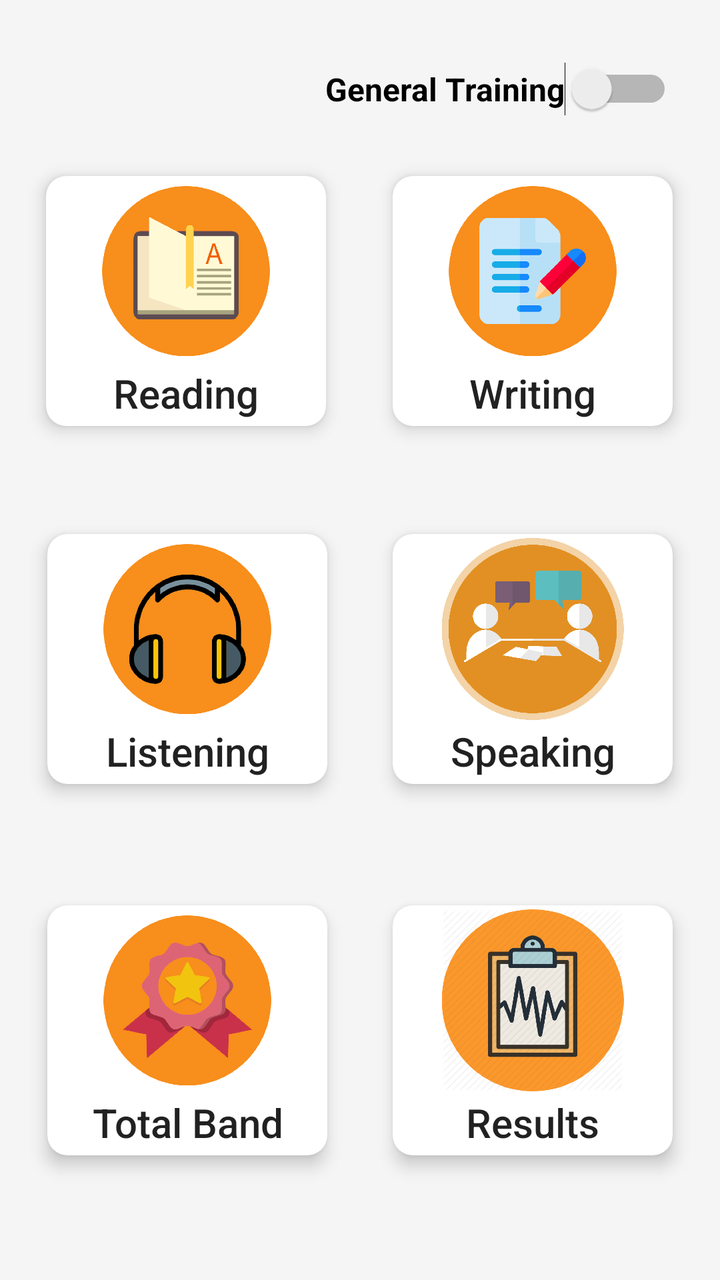
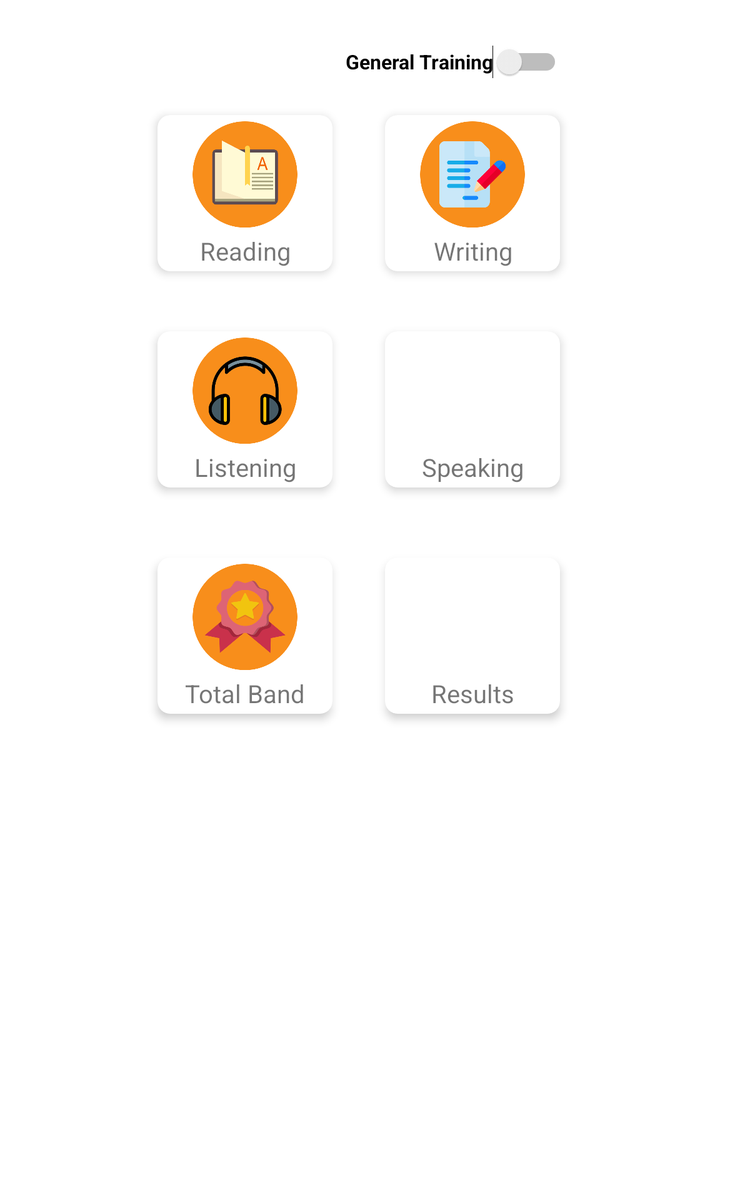

First picture: res/layout/ on a phone held upright. Second picture: the repository's own variant of that layout, on a device whose configuration matches the variant's folder. Source for both follows.
<!-- AndroidManifest.xml: application theme AppTheme -->
<!-- res/layout/fragment_home.xml -->
<?xml version="1.0" encoding="utf-8"?>
<androidx.constraintlayout.widget.ConstraintLayout xmlns:android="http://schemas.android.com/apk/res/android"
    xmlns:app="http://schemas.android.com/apk/res-auto"
    xmlns:tools="http://schemas.android.com/tools"
    android:layout_width="match_parent"
    android:layout_height="match_parent"
    android:background="#F5F5F5"
    tools:context=".MainActivity">

    <androidx.cardview.widget.CardView
        android:id="@+id/totalBandCard"
        style=""
        android:layout_width="140dp"
        android:layout_height="125dp"
        android:onClick="totalBandScore"
        app:cardCornerRadius="10dp"
        app:cardElevation="5dp"
        app:layout_constraintBottom_toTopOf="@+id/guideline6"
        app:layout_constraintEnd_toStartOf="@+id/guideline8"
        app:layout_constraintStart_toStartOf="@+id/guideline2"
        app:layout_constraintTop_toTopOf="@+id/guideline5">

        <LinearLayout
            android:layout_width="match_parent"
            android:layout_height="match_parent"
            android:orientation="vertical"
            tools:layout_editor_absoluteX="33dp"
            tools:layout_editor_absoluteY="87dp">

            <ImageView
                android:layout_width="match_parent"
                android:layout_height="95dp"
                android:padding="2dp"
                android:src="@drawable/total_band_score" />

            <TextView
                android:layout_width="match_parent"
                android:layout_height="30dp"
                android:text="Total Band"
                android:textAlignment="center"
                android:textAppearance="@style/TextAppearance.AppCompat.Body2"
                android:textSize="20dp"
                tools:layout_editor_absoluteX="33dp"
                tools:layout_editor_absoluteY="182dp" />
        </LinearLayout>

    </androidx.cardview.widget.CardView>

    <androidx.cardview.widget.CardView
        android:id="@+id/speakingCard"
        android:layout_width="140dp"
        android:layout_height="125dp"
        android:onClick="speakingModule"
        app:cardCornerRadius="10dp"
        app:cardElevation="5dp"
        app:layout_constraintBottom_toTopOf="@+id/guideline5"
        app:layout_constraintEnd_toStartOf="@+id/guideline7"
        app:layout_constraintStart_toStartOf="@+id/guideline8"
        app:layout_constraintTop_toTopOf="@+id/guideline4">

        <LinearLayout
            android:layout_width="match_parent"
            android:layout_height="match_parent"
            android:orientation="vertical"
            tools:layout_editor_absoluteX="33dp"
            tools:layout_editor_absoluteY="87dp">

            <ImageView
                android:layout_width="match_parent"
                android:layout_height="95dp"
                android:padding="2dp"
                android:src="@drawable/speaking" />

            <TextView
                android:layout_width="match_parent"
                android:layout_height="30dp"
                android:text="Speaking"
                android:textAlignment="center"
                android:textAppearance="@style/TextAppearance.AppCompat.Body2"
                android:textSize="20dp"
                tools:layout_editor_absoluteX="33dp"
                tools:layout_editor_absoluteY="182dp" />
        </LinearLayout>

    </androidx.cardview.widget.CardView>

    <androidx.cardview.widget.CardView
        android:id="@+id/listeningCard"
        android:layout_width="140dp"
        android:layout_height="125dp"
        android:onClick="listeningModule"
        app:cardCornerRadius="10dp"
        app:cardElevation="5dp"
        app:layout_constraintBottom_toTopOf="@+id/guideline5"
        app:layout_constraintEnd_toStartOf="@+id/guideline8"
        app:layout_constraintStart_toStartOf="@+id/guideline2"
        app:layout_constraintTop_toTopOf="@+id/guideline4">

        <LinearLayout
            android:layout_width="match_parent"
            android:layout_height="match_parent"
            android:orientation="vertical"
            tools:layout_editor_absoluteX="33dp"
            tools:layout_editor_absoluteY="87dp">

            <ImageView
                android:layout_width="match_parent"
                android:layout_height="95dp"
                android:padding="2dp"
                android:src="@drawable/listening_new" />

            <TextView
                android:layout_width="match_parent"
                android:layout_height="30dp"
                android:text="Listening"
                android:textAlignment="center"
                android:textAppearance="@style/TextAppearance.AppCompat.Body2"
                android:textSize="20dp"
                tools:layout_editor_absoluteX="33dp"
                tools:layout_editor_absoluteY="182dp" />
        </LinearLayout>

    </androidx.cardview.widget.CardView>


    <androidx.cardview.widget.CardView
        android:id="@+id/writingCard"
        android:layout_width="140dp"
        android:layout_height="125dp"
        android:onClick="writingModule"
        app:cardCornerRadius="10dp"
        app:cardElevation="5dp"
        app:layout_constraintBottom_toTopOf="@+id/guideline4"
        app:layout_constraintEnd_toStartOf="@+id/guideline7"
        app:layout_constraintStart_toStartOf="@+id/guideline8"
        app:layout_constraintTop_toTopOf="@+id/guideline3">

        <LinearLayout
            android:layout_width="match_parent"
            android:layout_height="match_parent"
            android:orientation="vertical"
            tools:layout_editor_absoluteX="33dp"
            tools:layout_editor_absoluteY="87dp">

            <ImageView
                android:layout_width="match_parent"
                android:layout_height="95dp"
                android:padding="2dp"
                android:src="@drawable/writing_new" />

            <TextView
                android:layout_width="match_parent"
                android:layout_height="30dp"
                android:text="Writing"
                android:textAlignment="center"
                android:textAppearance="@style/TextAppearance.AppCompat.Body2"
                android:textSize="20dp"
                tools:layout_editor_absoluteX="33dp"
                tools:layout_editor_absoluteY="182dp" />
        </LinearLayout>

    </androidx.cardview.widget.CardView>

    <androidx.cardview.widget.CardView
        android:id="@+id/readingCard"
        android:layout_width="140dp"
        android:layout_height="125dp"
        android:onClick="readingModule"
        app:cardCornerRadius="10dp"
        app:cardElevation="5dp"
        app:layout_constraintBottom_toTopOf="@+id/guideline4"
        app:layout_constraintEnd_toStartOf="@+id/guideline8"
        app:layout_constraintHorizontal_bias="0.481"
        app:layout_constraintStart_toStartOf="@+id/guideline2"
        app:layout_constraintTop_toTopOf="@+id/guideline3">

        <LinearLayout
            android:layout_width="match_parent"
            android:layout_height="match_parent"
            android:orientation="vertical"
            tools:layout_editor_absoluteX="33dp"
            tools:layout_editor_absoluteY="87dp">

            <ImageView
                android:layout_width="match_parent"
                android:layout_height="95dp"
                android:padding="2dp"
                android:src="@drawable/reading_new" />

            <TextView
                android:layout_width="match_parent"
                android:layout_height="30dp"
                android:text="Reading"
                android:textAlignment="center"
                android:textAppearance="@style/TextAppearance.AppCompat.Body2"
                android:textSize="20dp"
                tools:layout_editor_absoluteX="33dp"
                tools:layout_editor_absoluteY="182dp" />
        </LinearLayout>

    </androidx.cardview.widget.CardView>

    <androidx.cardview.widget.CardView
        android:id="@+id/resultsCard"
        android:layout_width="140dp"
        android:layout_height="125dp"
        android:onClick="resultsActivity"
        app:cardCornerRadius="10dp"
        app:cardElevation="5dp"
        app:layout_constraintBottom_toTopOf="@+id/guideline6"
        app:layout_constraintEnd_toStartOf="@+id/guideline7"
        app:layout_constraintStart_toStartOf="@+id/guideline8"
        app:layout_constraintTop_toTopOf="@+id/guideline5">

        <LinearLayout
            android:layout_width="match_parent"
            android:layout_height="match_parent"
            android:orientation="vertical"
            tools:layout_editor_absoluteX="33dp"
            tools:layout_editor_absoluteY="87dp">

            <ImageView
                android:layout_width="match_parent"
                android:layout_height="95dp"
                android:padding="2dp"
                android:src="@drawable/results" />

            <TextView
                android:layout_width="match_parent"
                android:layout_height="30dp"
                android:text="Results"
                android:textAlignment="center"
                android:textAppearance="@style/TextAppearance.AppCompat.Body2"
                android:textSize="20dp"
                tools:layout_editor_absoluteX="33dp"
                tools:layout_editor_absoluteY="182dp" />
        </LinearLayout>

    </androidx.cardview.widget.CardView>


    <Switch
        android:id="@+id/moduleSwitch"
        android:layout_width="wrap_content"
        android:layout_height="39dp"
        android:button="@color/colorAccent"
        android:checked="false"
        android:enabled="true"
        android:text="@string/general"
        android:textAlignment="center"
        android:textDirection="firstStrong"
        android:textOff="@string/general"
        android:textOn="@string/academic"

        android:textSize="16dp"
        android:textStyle="bold"
        app:layout_constraintBottom_toTopOf="@+id/guideline3"
        app:layout_constraintEnd_toEndOf="@+id/writingCard"
        tools:checked="false" />

    <androidx.constraintlayout.widget.Guideline
        android:id="@+id/guideline"
        android:layout_width="wrap_content"
        android:layout_height="wrap_content"
        android:orientation="horizontal"
        app:layout_constraintGuide_begin="20dp"
        app:layout_constraintGuide_percent="0.02" />

    <androidx.constraintlayout.widget.Guideline
        android:id="@+id/guideline3"
        android:layout_width="wrap_content"
        android:layout_height="wrap_content"
        android:orientation="horizontal"
        app:layout_constraintGuide_begin="20dp"
        app:layout_constraintGuide_percent="0.1" />


    <androidx.constraintlayout.widget.Guideline
        android:id="@+id/guideline4"
        android:layout_width="wrap_content"
        android:layout_height="wrap_content"
        android:orientation="horizontal"
        app:layout_constraintGuide_begin="20dp"
        app:layout_constraintGuide_percent=".37" />

    <androidx.constraintlayout.widget.Guideline
        android:id="@+id/guideline5"
        android:layout_width="wrap_content"
        android:layout_height="wrap_content"
        android:orientation="horizontal"
        app:layout_constraintGuide_begin="20dp"
        app:layout_constraintGuide_percent=".66" />

    <androidx.constraintlayout.widget.Guideline
        android:id="@+id/guideline6"
        android:layout_width="wrap_content"
        android:layout_height="wrap_content"
        android:orientation="horizontal"
        app:layout_constraintGuide_begin="20dp"
        app:layout_constraintGuide_percent=".95" />

    <androidx.constraintlayout.widget.Guideline
        android:id="@+id/guideline2"
        android:layout_width="wrap_content"
        android:layout_height="wrap_content"
        android:orientation="vertical"
        app:layout_constraintGuide_begin="20dp"
        app:layout_constraintGuide_percent="0.02" />

    <androidx.constraintlayout.widget.Guideline
        android:id="@+id/guideline7"
        android:layout_width="wrap_content"
        android:layout_height="wrap_content"
        android:orientation="vertical"
        app:layout_constraintGuide_begin="20dp"
        app:layout_constraintGuide_percent=".98" />

    <androidx.constraintlayout.widget.Guideline
        android:id="@+id/guideline8"
        android:layout_width="wrap_content"
        android:layout_height="wrap_content"
        android:orientation="vertical"
        app:layout_constraintGuide_begin="20dp"
        app:layout_constraintGuide_percent="0.5" />




</androidx.constraintlayout.widget.ConstraintLayout>
<!-- resources referenced by this layout -->
<resources>
  <color name="colorAccent">#F49C31</color>
  <!-- drawable listening_new: png bitmap (drawable-hdpi, 99922 bytes) -->
  <!-- drawable reading_new: png bitmap (drawable-hdpi, 69862 bytes) -->
  <!-- drawable results: png bitmap (drawable-hdpi, 160117 bytes) -->
  <!-- drawable speaking: png bitmap (drawable-hdpi, 225624 bytes) -->
  <!-- drawable total_band_score: png bitmap (drawable-hdpi, 107395 bytes) -->
  <!-- drawable writing_new: png bitmap (drawable-hdpi, 79976 bytes) -->
  <string name="academic">Academic</string>
  <string name="general">General Training</string>
  <style name="AppTheme" parent="Theme.MaterialComponents.Light">
          
          <item name="colorPrimary">@color/colorPrimary</item>
          <item name="colorPrimaryDark">@color/colorPrimaryDark</item>
          <item name="colorAccent">@color/colorAccent</item>
      </style>
  <color name="colorPrimary">#FF9800</color>
  <color name="colorPrimaryDark">#F57C00</color>
</resources>
<!-- res/layout-sw600dp/fragment_home.xml (the repository's variant of the layout above) -->
<!-- drawn on a 7-inch tablet held upright -->
<?xml version="1.0" encoding="utf-8"?>
<androidx.constraintlayout.widget.ConstraintLayout xmlns:android="http://schemas.android.com/apk/res/android"
    xmlns:app="http://schemas.android.com/apk/res-auto"
    xmlns:tools="http://schemas.android.com/tools"
    android:layout_width="match_parent"
    android:layout_height="match_parent"
    tools:context=".MainActivity">

    <androidx.cardview.widget.CardView
        android:id="@+id/totalBandCard"
        style=""
        android:layout_width="140dp"
        android:layout_height="125dp"
        android:layout_marginTop="56dp"
        android:onClick="totalBandScore"
        app:cardCornerRadius="10dp"
        app:cardElevation="5dp"
        app:layout_constraintEnd_toEndOf="@+id/listeningCard"
        app:layout_constraintHorizontal_bias="1.0"
        app:layout_constraintStart_toStartOf="@+id/listeningCard"
        app:layout_constraintTop_toBottomOf="@+id/listeningCard">

        <LinearLayout
            android:layout_width="match_parent"
            android:layout_height="match_parent"
            android:orientation="vertical"
            tools:layout_editor_absoluteX="33dp"
            tools:layout_editor_absoluteY="87dp">

            <ImageView
                android:layout_width="match_parent"
                android:layout_height="95dp"
                android:padding="2dp"
                android:src="@mipmap/total_band_score" />

            <TextView
                android:layout_width="match_parent"
                android:layout_height="30dp"
                android:text="Total Band"
                android:textAlignment="center"
                android:textSize="20dp"
                tools:layout_editor_absoluteX="33dp"
                tools:layout_editor_absoluteY="182dp" />
        </LinearLayout>

    </androidx.cardview.widget.CardView>

    <androidx.cardview.widget.CardView
        android:id="@+id/speakingCard"
        android:layout_width="140dp"
        android:layout_height="125dp"
        android:layout_marginTop="48dp"
        app:cardCornerRadius="10dp"
        app:cardElevation="5dp"
        app:layout_constraintEnd_toEndOf="@+id/writingCard"
        app:layout_constraintStart_toStartOf="@+id/writingCard"
        app:layout_constraintTop_toBottomOf="@+id/writingCard">

        <LinearLayout
            android:layout_width="match_parent"
            android:layout_height="match_parent"
            android:orientation="vertical"
            tools:layout_editor_absoluteX="33dp"
            tools:layout_editor_absoluteY="87dp">

            <ImageView
                android:layout_width="match_parent"
                android:layout_height="95dp"
                android:padding="2dp"
                android:src="@mipmap/speaking" />

            <TextView
                android:layout_width="match_parent"
                android:layout_height="30dp"
                android:text="Speaking"
                android:textAlignment="center"
                android:textSize="20dp"
                tools:layout_editor_absoluteX="33dp"
                tools:layout_editor_absoluteY="182dp" />
        </LinearLayout>

    </androidx.cardview.widget.CardView>

    <androidx.cardview.widget.CardView
        android:id="@+id/listeningCard"
        android:layout_width="140dp"
        android:layout_height="125dp"
        android:layout_marginTop="48dp"
        android:onClick="listeningModule"
        app:cardCornerRadius="10dp"
        app:cardElevation="5dp"
        app:layout_constraintEnd_toEndOf="@+id/readingCard"
        app:layout_constraintHorizontal_bias="0.574"
        app:layout_constraintStart_toStartOf="@+id/readingCard"
        app:layout_constraintTop_toBottomOf="@+id/readingCard">

        <LinearLayout
            android:layout_width="match_parent"
            android:layout_height="match_parent"
            android:orientation="vertical"
            tools:layout_editor_absoluteX="33dp"
            tools:layout_editor_absoluteY="87dp">

            <ImageView
                android:layout_width="match_parent"
                android:layout_height="95dp"
                android:padding="2dp"
                android:src="@mipmap/listening_new" />

            <TextView
                android:layout_width="match_parent"
                android:layout_height="30dp"
                android:text="Listening"
                android:textAlignment="center"
                android:textSize="20dp"
                tools:layout_editor_absoluteX="33dp"
                tools:layout_editor_absoluteY="182dp" />
        </LinearLayout>

    </androidx.cardview.widget.CardView>


    <androidx.cardview.widget.CardView
        android:id="@+id/writingCard"
        android:layout_width="140dp"
        android:layout_height="125dp"
        android:layout_marginTop="92dp"
        android:layout_marginEnd="152dp"
        android:onClick="writingModule"
        app:cardCornerRadius="10dp"
        app:cardElevation="5dp"
        app:layout_constraintBottom_toBottomOf="parent"
        app:layout_constraintEnd_toEndOf="parent"
        app:layout_constraintTop_toTopOf="parent"
        app:layout_constraintVertical_bias="0.0">

        <LinearLayout
            android:layout_width="match_parent"
            android:layout_height="match_parent"
            android:orientation="vertical"
            tools:layout_editor_absoluteX="33dp"
            tools:layout_editor_absoluteY="87dp">

            <ImageView
                android:layout_width="match_parent"
                android:layout_height="95dp"
                android:padding="2dp"
                android:src="@mipmap/writing_new" />

            <TextView
                android:layout_width="match_parent"
                android:layout_height="30dp"
                android:text="Writing"
                android:textAlignment="center"
                android:textSize="20dp"
                tools:layout_editor_absoluteX="33dp"
                tools:layout_editor_absoluteY="182dp" />
        </LinearLayout>

    </androidx.cardview.widget.CardView>

    <androidx.cardview.widget.CardView
        android:id="@+id/readingCard"
        android:layout_width="140dp"
        android:layout_height="125dp"
        android:layout_marginTop="92dp"
        android:onClick="readingModule"
        app:cardCornerRadius="10dp"
        app:cardElevation="5dp"
        app:layout_constraintBottom_toBottomOf="parent"
        app:layout_constraintEnd_toStartOf="@+id/writingCard"
        app:layout_constraintHorizontal_bias="0.75"
        app:layout_constraintStart_toStartOf="parent"
        app:layout_constraintTop_toTopOf="parent"
        app:layout_constraintVertical_bias="0.0">

        <LinearLayout
            android:layout_width="match_parent"
            android:layout_height="match_parent"
            android:orientation="vertical"
            tools:layout_editor_absoluteX="33dp"
            tools:layout_editor_absoluteY="87dp">

            <ImageView
                android:layout_width="match_parent"
                android:layout_height="95dp"
                android:padding="2dp"
                android:src="@mipmap/reading_new" />

            <TextView
                android:layout_width="match_parent"
                android:layout_height="30dp"
                android:text="Reading"
                android:textAlignment="center"
                android:textSize="20dp"
                tools:layout_editor_absoluteX="33dp"
                tools:layout_editor_absoluteY="182dp" />
        </LinearLayout>

    </androidx.cardview.widget.CardView>

    <androidx.cardview.widget.CardView
        android:id="@+id/resultsCard"
        android:layout_width="140dp"
        android:layout_height="125dp"
        android:layout_marginTop="56dp"
        android:onClick="resultsActivity"
        app:cardCornerRadius="10dp"
        app:cardElevation="5dp"
        app:layout_constraintEnd_toEndOf="@+id/speakingCard"
        app:layout_constraintHorizontal_bias="0.0"
        app:layout_constraintStart_toStartOf="@+id/speakingCard"
        app:layout_constraintTop_toBottomOf="@+id/speakingCard">

        <LinearLayout
            android:layout_width="match_parent"
            android:layout_height="match_parent"
            android:orientation="vertical"
            tools:layout_editor_absoluteX="33dp"
            tools:layout_editor_absoluteY="87dp">

            <ImageView
                android:layout_width="match_parent"
                android:layout_height="95dp"
                android:padding="2dp"
                android:src="@mipmap/results" />

            <TextView
                android:layout_width="match_parent"
                android:layout_height="30dp"
                android:text="Results"
                android:textAlignment="center"
                android:textSize="20dp"
                tools:layout_editor_absoluteX="33dp"
                tools:layout_editor_absoluteY="182dp" />
        </LinearLayout>

    </androidx.cardview.widget.CardView>

    <androidx.constraintlayout.widget.Guideline
        android:id="@+id/guideline"
        android:layout_width="wrap_content"
        android:layout_height="wrap_content"
        android:orientation="horizontal"
        app:layout_constraintGuide_begin="20dp" />

    <Switch
        android:id="@+id/moduleSwitch"
        android:layout_width="wrap_content"
        android:layout_height="39dp"
        android:layout_marginTop="16dp"
        android:button="@color/colorAccent"
        android:checked="false"
        android:enabled="true"
        android:text="@string/general"
        android:textAlignment="center"
        android:textDirection="firstStrong"
        android:textOff="@string/general"
        android:textOn="@string/academic"

        android:textSize="16dp"
        android:textStyle="bold"
        app:layout_constraintBottom_toTopOf="@+id/writingCard"
        app:layout_constraintEnd_toEndOf="@+id/writingCard"
        app:layout_constraintTop_toTopOf="parent"
        app:layout_constraintVertical_bias="0.378"
        tools:checked="false" />


</androidx.constraintlayout.widget.ConstraintLayout>
<!-- resources referenced by the variant -->
<!-- as a 7-inch tablet held upright resolves them -->
<resources>
  <color name="colorAccent">#F49C31</color>
  <!-- mipmap listening_new: png bitmap (drawable-hdpi, 99922 bytes) -->
  <!-- mipmap reading_new: png bitmap (drawable-hdpi, 69862 bytes) -->
  <!-- mipmap results: png bitmap (drawable-hdpi, 160117 bytes) -->
  <!-- mipmap speaking: png bitmap (drawable-hdpi, 225624 bytes) -->
  <!-- mipmap total_band_score: png bitmap (drawable-hdpi, 107395 bytes) -->
  <!-- mipmap writing_new: png bitmap (drawable-hdpi, 79976 bytes) -->
  <string name="academic">Academic</string>
  <string name="general">General Training</string>
  <style name="AppTheme" parent="Theme.MaterialComponents.Light">
          
          <item name="colorPrimary">@color/colorPrimary</item>
          <item name="colorPrimaryDark">@color/colorPrimaryDark</item>
          <item name="colorAccent">@color/colorAccent</item>
      </style>
  <color name="colorPrimary">#FF9800</color>
  <color name="colorPrimaryDark">#F57C00</color>
</resources>
